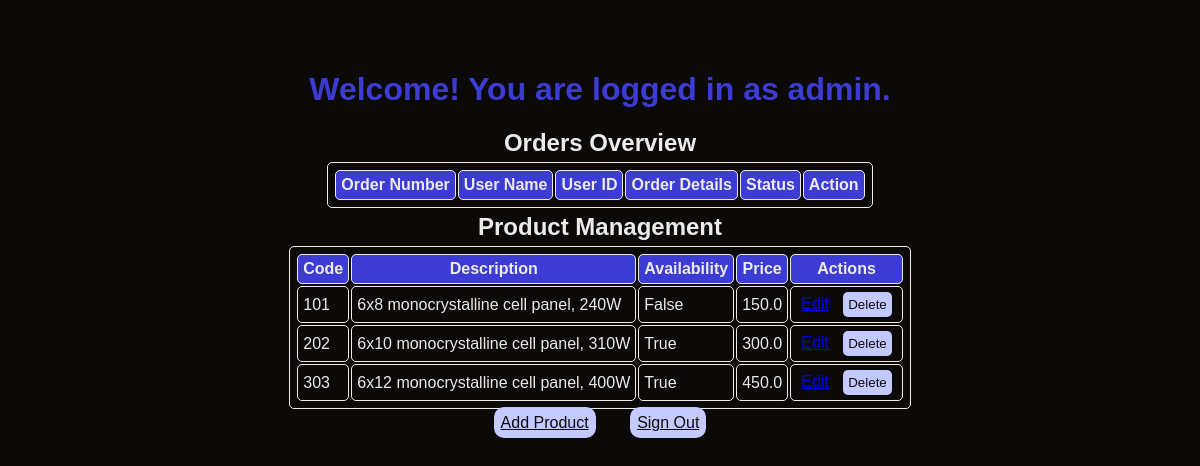
/admin (signed in), run on an earlier commit of the app's database.
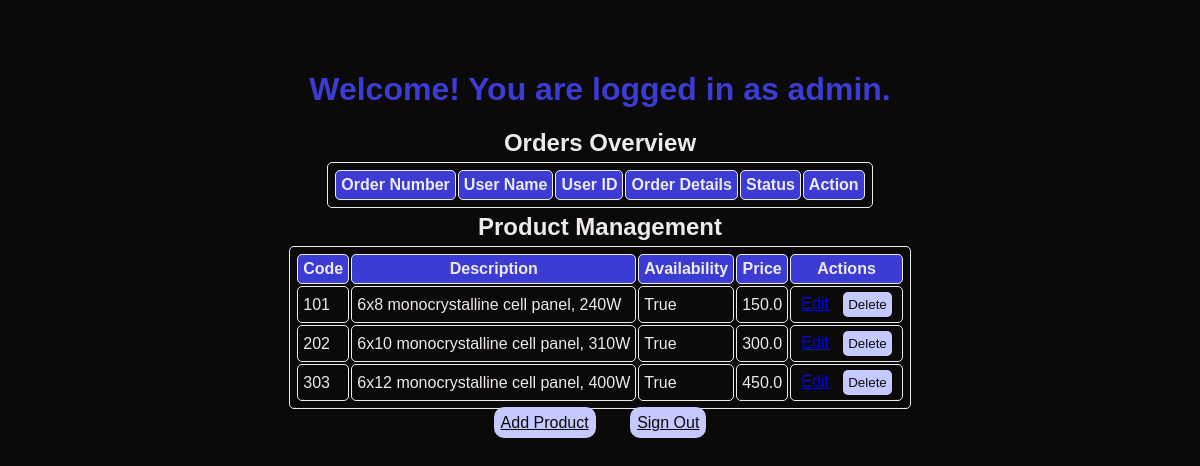
And on a later commit of the database.
### app/models.py (models this page shows)
class Product(db.Model):
    __tablename__ = 'products'
    code = db.Column(db.String, primary_key=True)
    description = db.Column(db.String)
    availability = db.Column(db.Boolean) # true/false
    price = db.Column(db.Float)

### app/routes.py (the view)
@app.route('/admin', methods=['GET', 'POST'])
@login_required
def admin():
    adminUser = User.query.filter_by(id='tmota').first()
    admin_id = adminUser.id
    orders = Order.query.all()
    products = Product.query.all()  # Retrieve all products from the database
    if current_user.id in admin_id:  # Check if current user is an admin
        return render_template('admin.html', admin=current_user, orders=orders, products=products)
    else:
        return redirect(url_for('index'))

### app/__init__.py (called while the page is built)
@login_manager.user_loader
def load_user(id):
    try:
        return db.session.query(User).filter(User.id==id).one()
    except:
        return None

### app/templates/admin.html (shortened to what this page needs)
{% extends 'base.html' %}
{% block main %}
    <h1>Welcome! You are logged in as admin.</h1>
    <h2>Orders Overview</h2>
    <table>
        <tr>
            <th>Order Number</th>
            <th>User Name</th>
            <th>User ID</th>
            <th>Order Details</th>
            <th>Status</th>
            <th>Action</th>
        </tr>
    </table>
    <h2>Product Management</h2>
    <table>
        <tr>
            <th>Code</th>
            <th>Description</th>
            <th>Availability</th>
            <th>Price</th>
            <th>Actions</th>
        </tr>
        {% for product in products %}
        <tr>
            <td>{{ product.code }}</td>
            <td>{{ product.description }}</td>
            <td>{{ product.availability }}</td>
            <td>{{ product.price }}</td>
            <td>
                <a href="{{ url_for('edit_product', code=product.code) }}">Edit</a>
                <form action="{{ url_for('delete_product', code=product.code) }}" method="post" style="display: inline;">
                    <input type="submit" value="Delete" onclick="return confirm('Are you sure?');">
                </form>
            </td>
        </tr>
        {% endfor %}
    </table>
    <div>
        <a href="{{ url_for('add_product') }}" class="button">Add Product</a>
        <a href="{{ url_for('signout') }}" class="button">Sign Out</a>
    </div>
{% endblock %}

### app/templates/base.html (shortened to what this page needs)
<!DOCTYPE html>
<html lang="en">
<head>
    <link rel="stylesheet"  type="text/css" href="{{ url_for('.static', filename='style.css')}} ">
</head>
<body>
{% block main %}
{% endblock %}
</body>
</html>

### app/static/style.css (style rules this page uses)
* { margin: 0; padding: 5px; box-sizing: border-box; border-radius: 5px; border: 0px; }
body { display: flex; align-items: center; justify-content: center; flex-direction: column; margin: 0; padding: 3rem 1rem; background-color: #0c0a09; color: #ecebea; font-family: Arial, Helvetica, sans-serif; font-size: medium; }
h1 { color: rgb(60, 60, 212); padding: 0rem 0rem 1rem 0rem; }
table, th, td { border: 1px solid #ecebea; padding: 5px; }
th { background-color: rgb(60, 60, 212); color: #ecebea; }
.button { margin: 15px; padding: 7px; background-color: rgb(196, 201, 255); color: #0c0a09; border-radius: 10px; }
input[type=submit] { background-color: rgb(196, 201, 255); color: #0c0a09; }

What changed in the data, as far as the page shows it:
changed Product "6x8 monocrystalline cell panel, 240W": availability "False" → "True"
